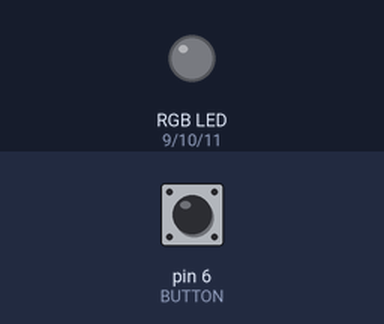
The sketch below on a simulated Arduino Uno, built with avr-gcc and run on an emulated ATmega328P. Shown: an RGB LED mixed from three pins (HIGH = lit). Inputs (shaded band) come from the test bench; at power-on: pin 6 (BUTTON) LOW.

Above: at 1.2 s.
1.3 s: pin 6 (BUTTON) pulled HIGH for 0.15 s
At 2.5 s:
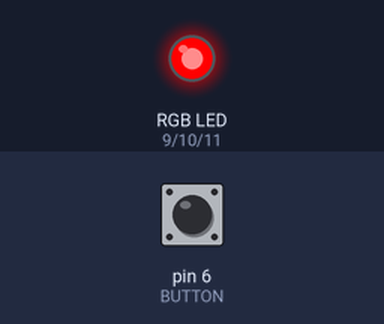
2.9 s: pin 6 (BUTTON) pulled HIGH for 1 s
At 3.8 s:
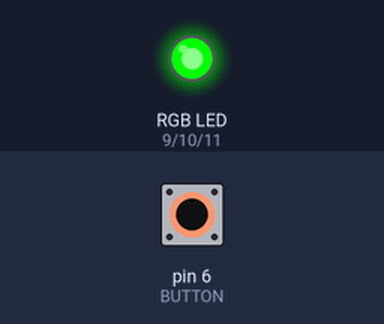
5.4 s: pin 6 (BUTTON) pulled HIGH for 0.15 s
At 5.7 s:
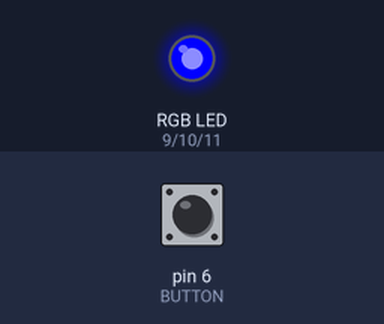
7.0 s: pin 6 (BUTTON) pulled HIGH for 3.2 s
At 8.1 s:
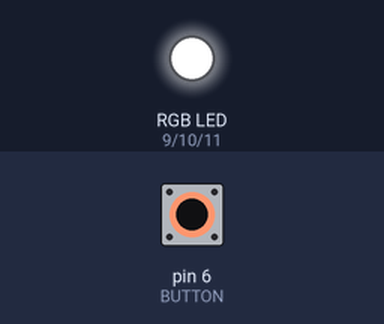
11.7 s: pin 6 (BUTTON) pulled HIGH for 0.15 s
At 12.9 s:
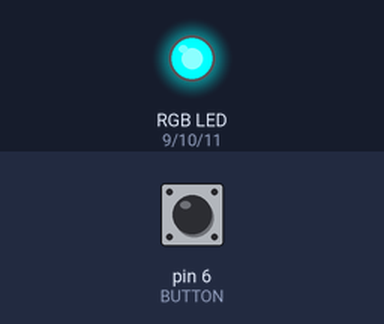
13.3 s: pin 6 (BUTTON) pulled HIGH for 1 s
At 14.1 s:
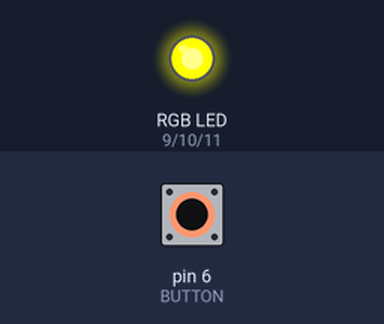
Timing chart, 0 to 16.3 s (numbered marks = the images above; inputs shaded):
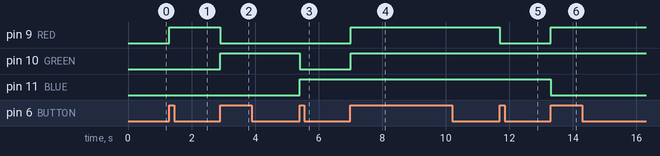

Measured:
- after the input at 1.3 s, pin 9 (RED): LOW → HIGH at once
- after the input at 2.9 s, pin 9 (RED): HIGH → LOW at once; pin 10 (GREEN): LOW → HIGH at once
- after the input at 5.4 s, pin 10 (GREEN): HIGH → LOW at once; pin 11 (BLUE): LOW → HIGH at once
- after the input at 7.0 s, pin 9 (RED), pin 10 (GREEN): LOW → HIGH at once
- after the input at 11.7 s, pin 9 (RED): HIGH → LOW at once
- after the input at 13.3 s, pin 9 (RED): LOW → HIGH at once; pin 11 (BLUE): HIGH → LOW at once

The sketch:

5-RGB_led_changeColor.ino
```cpp
const int RED = 9;
const int GREEN = 10;
const int BLUE = 11;
const int BUTTON = 6;

int ledMode = 0;
bool currentButton = LOW;
bool lastButton = LOW;


void setup() {
  pinMode(RED, OUTPUT);
  pinMode(GREEN, OUTPUT);
  pinMode(BLUE, OUTPUT);
  pinMode(BUTTON, INPUT);
}

void loop() {
  currentButton = findCurrentState(lastButton);

  if (currentButton == HIGH && lastButton == LOW) {
    ledMode++;
  }
  lastButton = currentButton;
  if (ledMode == 12)   ledMode = 0;
  setUp(ledMode);
}

void setUp(int mode) {
    switch(mode) {
      case 1:
        digitalWrite(RED, HIGH);
        digitalWrite(GREEN, LOW);
        digitalWrite(BLUE, LOW);
        break;
      case 2:
        digitalWrite(RED, LOW);
        digitalWrite(GREEN, HIGH);
        digitalWrite(BLUE, LOW);
        break;
      case 3:
        digitalWrite(RED, LOW);
        digitalWrite(GREEN, LOW);
        digitalWrite(BLUE, HIGH);
        break;
      case 4:
        digitalWrite(RED, 102);
        digitalWrite(GREEN, 255);
        digitalWrite(BLUE, 153);
        break;
      case 5:
        digitalWrite(RED, 0);
        digitalWrite(GREEN, 102);
        digitalWrite(BLUE, 255);
        break;
      case 6:
        digitalWrite(RED, 255);
        digitalWrite(GREEN, 255);
        digitalWrite(BLUE, 0);
        break;
      case 7:
        digitalWrite(RED, 153);
        digitalWrite(GREEN, 0);
        digitalWrite(BLUE, 255);
        break;
      case 8:
        digitalWrite(RED, 204);
        digitalWrite(GREEN, 255);
        digitalWrite(BLUE, 255);
        break;
      case 9:
        digitalWrite(RED, 204);
        digitalWrite(GREEN, 153);
        digitalWrite(BLUE, 0);
        break;
      case 10:
        digitalWrite(RED, 204);
        digitalWrite(GREEN, 0);
        digitalWrite(BLUE, 102);
        break;
      case 11:
        digitalWrite(RED, 51);
        digitalWrite(GREEN, 204);
        digitalWrite(BLUE, 255);
        break;
      default:
        digitalWrite(RED, LOW);
        digitalWrite(GREEN, LOW);
        digitalWrite(BLUE, LOW);
    }
}

bool findCurrentState(bool last) {
  bool current = digitalRead(BUTTON);

  if (last != current) {
    delay(5);
    current = digitalRead(BUTTON);
  }
  return current;
}
```
